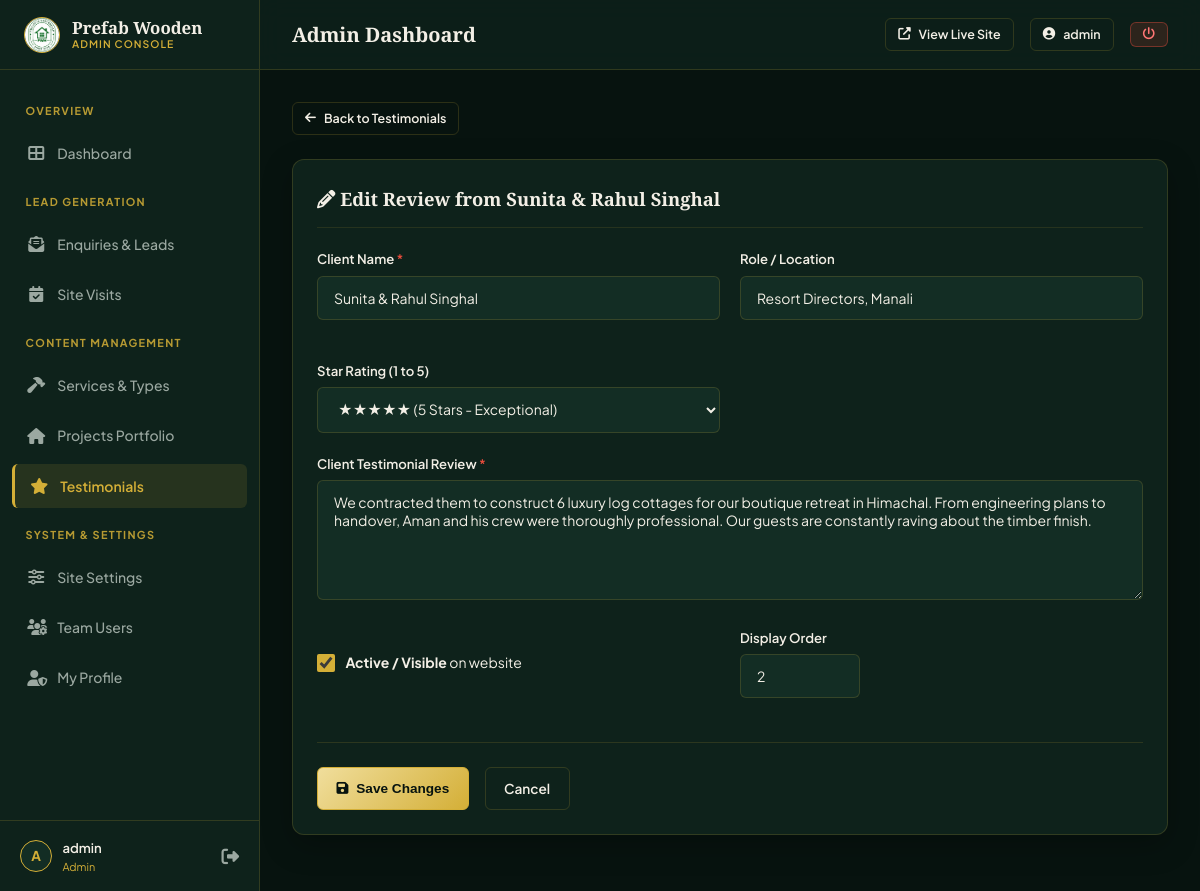
The app's page /admin/testimonial-edit.php?id=2 (signed in) with its own data.
### tables this page shows
CREATE TABLE IF NOT EXISTS `testimonials` (
    `id` INT UNSIGNED AUTO_INCREMENT PRIMARY KEY,
    `client_name` VARCHAR(100) NOT NULL,
    `client_role` VARCHAR(100) DEFAULT NULL,
    `testimonial_text` TEXT NOT NULL,
    `rating` TINYINT UNSIGNED DEFAULT 5,
    `is_active` TINYINT(1) DEFAULT 1,
    `sort_order` INT DEFAULT 0,
    `created_at` DATETIME NOT NULL DEFAULT CURRENT_TIMESTAMP
);

### includes/functions.php (called while the page is built, shortened)
<?php
function url(string $path = ''): string {
    $trimmed = ltrim($path, '/');
    return BASE_PATH . ($trimmed !== '' ? '/' . $trimmed : '/');
}

### admin/testimonial-edit.php (the view, shortened to what this page needs)
<?php
require_once __DIR__ . '/includes/admin-header.php';
$testimonialId = (int)($_GET['id'] ?? 0);
$isEditing = $testimonialId > 0;
$item = [
    'client_name' => '',
    'client_role' => '',
    'testimonial_text' => '',
    'rating' => 5,
    'sort_order' => 0,
    'is_active' => 1
];
try {
    $db = Database::getConnection();
    if ($isEditing) {
        $stmt = $db->prepare("SELECT * FROM testimonials WHERE id = :id LIMIT 1");
        $stmt->execute(['id' => $testimonialId]);
        $existing = $stmt->fetch();
        if ($existing) {
            $item = $existing;
        } else {
            setFlash('error', 'Testimonial not found.');
            header('Location: ' . url('admin/testimonials.php'));
            exit;
        }
    }
} catch (\Throwable $e) {
    $error = 'Database error: ' . $e->getMessage();
}
?>
<div style="margin-bottom: 1.5rem;">
    <a href="<?= url('admin/testimonials.php') ?>" class="adm-btn adm-btn--outline adm-btn--sm">
        <i class="fas fa-arrow-left"></i> Back to Testimonials
    </a>
</div>
<div class="adm-card">
    <div class="adm-card__header">
        <h2 class="adm-card__title">
            <i class="fas fa-<?= $isEditing ? 'pencil-alt' : 'plus-circle' ?>"></i>
            <?= $isEditing ? 'Edit Review from ' . htmlspecialchars($item['client_name']) : 'Add New Client Review' ?>
        </h2>
    </div>
    <form method="POST" action="">
        <div class="adm-form-grid">
            <div class="adm-form-group">
                <label for="clientName" class="adm-form-label">Client Name <span class="req">*</span></label>
                <input type="text" id="clientName" name="client_name" class="adm-input" required placeholder="e.g. Vikram Malhotra" value="<?= htmlspecialchars($item['client_name']) ?>">
            </div>
            <div class="adm-form-group">
                <label for="clientRole" class="adm-form-label">Role / Location</label>
                <input type="text" id="clientRole" name="client_role" class="adm-input" placeholder="e.g. Farmhouse Owner, Lonavala" value="<?= htmlspecialchars($item['client_role']) ?>">
            </div>
            <div class="adm-form-group">
                <label for="clientRating" class="adm-form-label">Star Rating (1 to 5)</label>
                <select id="clientRating" name="rating" class="adm-select">
                    <option value="5" <?= (int)$item['rating'] === 5 ? 'selected' : '' ?>>★★★★★ (5 Stars - Exceptional)</option>
                </select>
            </div>
        </div>
        <div class="adm-form-group">
            <label for="reviewText" class="adm-form-label">Client Testimonial Review <span class="req">*</span></label>
            <textarea id="reviewText" name="testimonial_text" class="adm-textarea" required placeholder="Write the client's verified quote and feedback..."><?= htmlspecialchars($item['testimonial_text']) ?></textarea>
        </div>
        <div class="adm-form-grid" style="align-items: center;">
            <div class="adm-form-group">
                <label class="adm-form-check">
                    <input type="checkbox" name="is_active" value="1" <?= $item['is_active'] ? 'checked' : '' ?>>
                    <span><strong>Active / Visible</strong> on website</span>
                </label>
            </div>
            <div class="adm-form-group">
                <label for="sortOrder" class="adm-form-label">Display Order</label>
                <input type="number" id="sortOrder" name="sort_order" class="adm-input" value="<?= (int)$item['sort_order'] ?>" style="max-width: 120px;">
            </div>
        </div>
        <div style="display: flex; gap: 1rem; margin-top: 1.5rem; border-top: 1px solid rgba(212, 175, 55, 0.15); padding-top: 1.5rem;">
            <button type="submit" class="adm-btn adm-btn--primary">
                <i class="fas fa-save"></i> <?= $isEditing ? 'Save Changes' : 'Save Testimonial' ?>
            </button>
            <a href="<?= url('admin/testimonials.php') ?>" class="adm-btn adm-btn--outline">Cancel</a>
        </div>
    </form>
</div>
<?php require_once __DIR__ . '/includes/admin-footer.php'; ?>

### admin/assets/css/admin.css (style rules this page uses)
:root { --adm-bg: #07130F; --adm-surface: #0E221B; --adm-surface-alt: #132D24; --adm-border: rgba(212, 175, 55, 0.18); --adm-border-hover: rgba(212, 175, 55, 0.4); --adm-text: #F3EFE6; --adm-text-muted: #9BA8A1; --adm-gold: #D4AF37; --adm-gold-light: #F0DE9C; --adm-gold-glow: rgba(212, 175, 55, 0.25); --adm-success: #2ECC71; --adm-warning: #E67E22; --adm-danger: #E74C3C; --adm-info: #3498DB; --adm-sidebar-w: 260px; --adm-header-h: 70px; --adm-radius: 12px; --adm-radius-sm: 6px; --adm-radius-pill: 9999px; --adm-transition: 0.25s cubic-bezier(0.2, 0.8, 0.2, 1); --font-sans: 'Plus Jakarta Sans', -apple-system, BlinkMacSystemFont, 'Segoe UI', Roboto, sans-serif; --font-serif: 'Playfair Display', Georgia, serif; }
*, *::before, *::after { box-sizing: border-box; margin: 0; padding: 0; }
body { font-family: var(--font-sans); background-color: var(--adm-bg); color: var(--adm-text); min-height: 100vh; display: flex; overflow-x: hidden; line-height: 1.6; }
a { color: inherit; text-decoration: none; }
.adm-card { background: var(--adm-surface); border: 1px solid var(--adm-border); border-radius: var(--adm-radius); padding: 1.5rem; margin-bottom: 1.5rem; box-shadow: 0 10px 30px rgba(0, 0, 0, 0.25); }
.adm-card__header { display: flex; align-items: center; justify-content: space-between; margin-bottom: 1.25rem; padding-bottom: 0.85rem; border-bottom: 1px solid rgba(212, 175, 55, 0.12); }
.adm-card__title { font-family: var(--font-serif); font-size: 1.15rem; font-weight: 700; color: var(--adm-text); }
.adm-btn { display: inline-flex; align-items: center; gap: 0.5rem; padding: 0.6rem 1.15rem; font-size: 0.85rem; font-weight: 600; border-radius: var(--adm-radius-sm); border: 1px solid transparent; cursor: pointer; transition: all var(--adm-transition); text-decoration: none; white-space: nowrap; }
.adm-btn--primary { background: linear-gradient(135deg, var(--adm-gold-light) 0%, var(--adm-gold) 100%); color: var(--adm-bg); border-color: var(--adm-gold); }
.adm-btn--outline { background: transparent; border-color: var(--adm-border); color: var(--adm-text); }
.adm-btn--sm { padding: 0.35rem 0.75rem; font-size: 0.78rem; }
.adm-form-group { margin-bottom: 1.25rem; }
.adm-form-label { display: block; font-size: 0.82rem; font-weight: 600; color: var(--adm-text); margin-bottom: 0.4rem; }
.adm-form-label span.req { color: var(--adm-danger); }
.adm-input, .adm-select, .adm-textarea { width: 100%; padding: 0.75rem 1rem; background: var(--adm-surface-alt); border: 1px solid var(--adm-border); border-radius: var(--adm-radius-sm); color: var(--adm-text); font-family: inherit; font-size: 0.875rem; outline: none; transition: border-color var(--adm-transition), box-shadow var(--adm-transition); }
.adm-textarea { min-height: 120px; resize: vertical; }
.adm-form-grid { display: grid; grid-template-columns: repeat(auto-fit, minmax(280px, 1fr)); gap: 1.25rem; }
.adm-form-check { display: flex; align-items: center; gap: 0.65rem; cursor: pointer; font-size: 0.875rem; user-select: none; }
.adm-form-check input[type="checkbox"] { width: 18px; height: 18px; accent-color: var(--adm-gold); cursor: pointer; }

### records on screen
testimonials: client_name "Sunita & Rahul Singhal", client_role "Resort Directors, Manali", rating "★★★★★ (5 Stars - Exceptional)", testimonial_text "We contracted them to construct 6 luxury log cottages for our boutique retreat in Himachal. From engineering plans to handover, Aman and his crew were thoroughly professional. Our guests are constantly raving about the timber finish.", is_active "☑", sort_order "2"

### other values on screen
substr($user['username'], 0, 1) "A"
$user['username'] "admin"
$user['role'] "Admin"
$pageTitle "Admin Dashboard"
